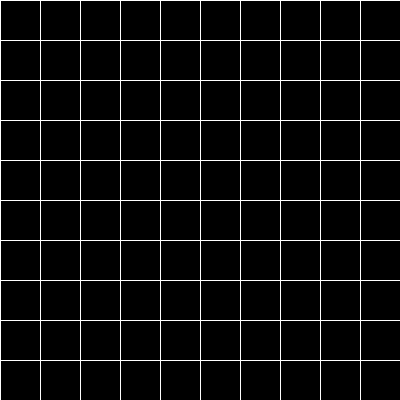
Frame 1 (no input)
Frame 60 (the mouse pressed at the canvas centre just before this capture): identical to frame 1, image omitted
Frame 120 (the mouse held since frame 60 and released just before this capture): identical to frame 1, image omitted

The Processing sketch that drew this single still picture (run headless with seeded random() and noise(); from frame 60 on, the mouse is pressed at the canvas centre):

// Processing sketch: BW_Grid
// ── BW_Grid.pde
void setup()
{
  size(400,400);
}

void draw()
{
  background(0);
  stroke(255);
  
  for(int i=0; i<10; i++)
    line(0, i*height/10, width, i*height/10);
  
    for(int i=0; i<10; i++)
      line(i*width/10, 0, i*width/10, height);
}
